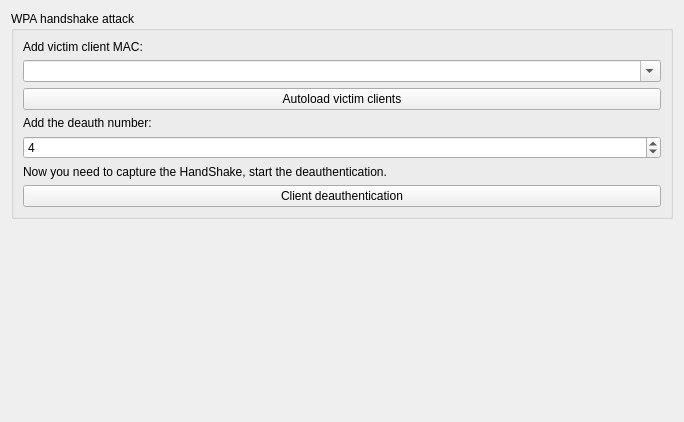
          <widget class="QWidget" name="page">
           <property name="geometry">
            <rect>
             <x>0</x>
             <y>0</y>
             <width>684</width>
             <height>422</height>
            </rect>
           </property>
           <attribute name="label">
            <string>WPA Attacks</string>
           </attribute>
           <layout class="QVBoxLayout">
            <item>
             <widget class="QGroupBox" name="groupBox4_2">
              <property name="title">
               <string>WPA handshake attack</string>
              </property>
              <layout class="QVBoxLayout">
               <item>
                <widget class="QLabel" name="textLabel8_2">
                 <property name="text">
                  <string>Add victim client MAC:</string>
                 </property>
                 <property name="wordWrap">
                  <bool>false</bool>
                 </property>
                </widget>
               </item>
               <item>
                <widget class="QComboBox" name="combo_wpa_mac_hand">
                 <property name="editable">
                  <bool>true</bool>
                 </property>
                </widget>
               </item>
               <item>
                <widget class="QPushButton" name="button_wpa_autoload_clients">
                 <property name="text">
                  <string>Autoload victim clients</string>
                 </property>
                </widget>
               </item>
               <item>
                <widget class="QLabel" name="textLabel8_2_2">
                 <property name="text">
                  <string>Add the deauth number:</string>
                 </property>
                 <property name="wordWrap">
                  <bool>false</bool>
                 </property>
                </widget>
               </item>
               <item>
                <widget class="QSpinBox" name="spin_wpa_deauth_hand">
                 <property name="value">
                  <number>4</number>
                 </property>
                </widget>
               </item>
               <item>
                <widget class="QLabel" name="textLabel9_2">
                 <property name="text">
                  <string>Now you need to capture the HandShake, start the deauthentication.</string>
                 </property>
                 <property name="wordWrap">
                  <bool>false</bool>
                 </property>
                </widget>
               </item>
               <item>
                <widget class="QPushButton" name="button_wpa_deauth_hand">
                 <property name="text">
                  <string>Client deauthentication</string>
                 </property>
                </widget>
               </item>
              </layout>
             </widget>
            </item>
            <item>
             <spacer name="spacer32_2">
              <property name="orientation">
               <enum>Qt::Vertical</enum>
              </property>
              <property name="sizeType">
               <enum>QSizePolicy::Expanding</enum>
              </property>
              <property name="sizeHint" stdset="0">
               <size>
                <width>20</width>
                <height>80</height>
               </size>
              </property>
             </spacer>
            </item>
           </layout>
          </widget>
